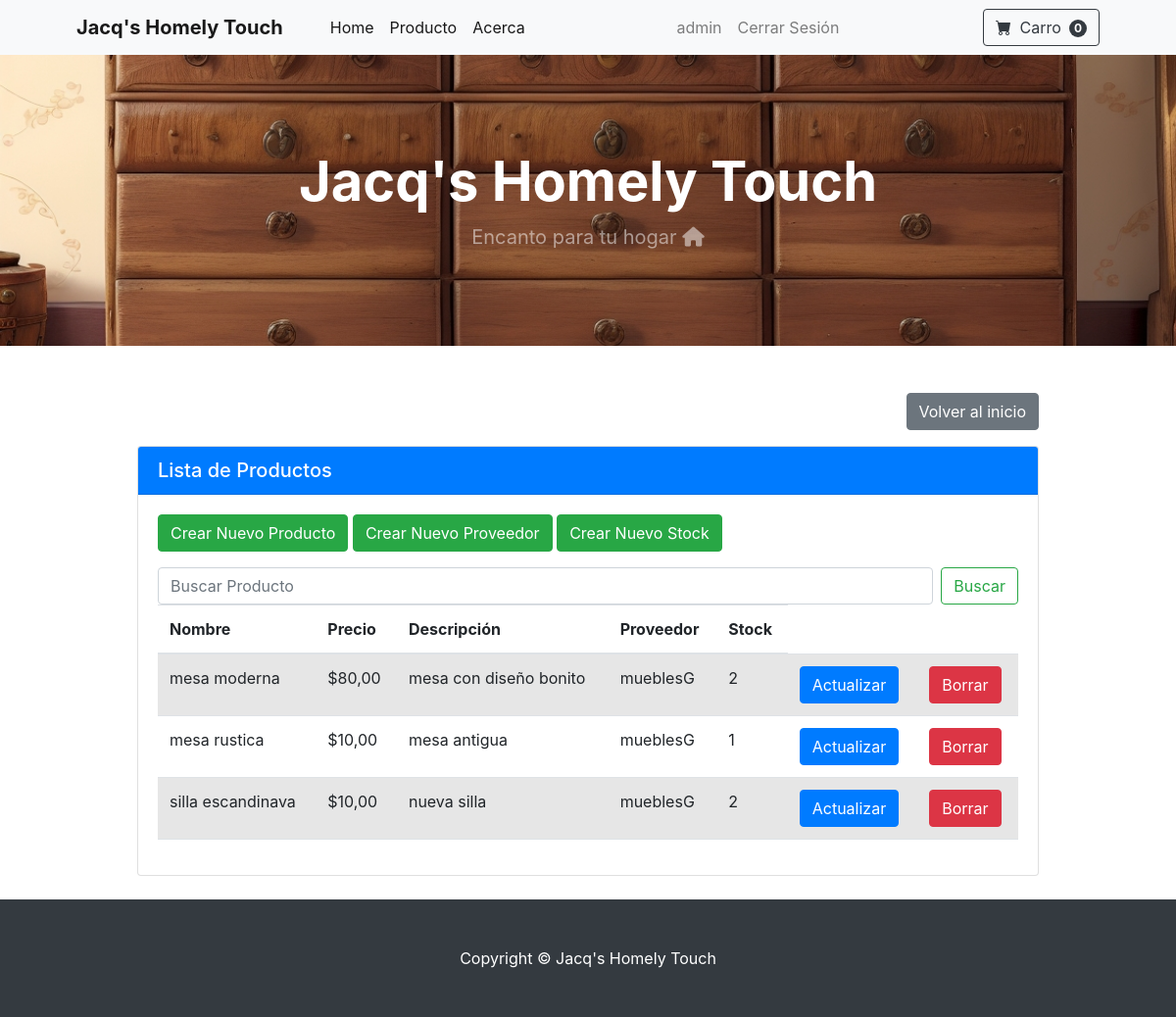
Page /producto/ (signed in) on the earlier database version.
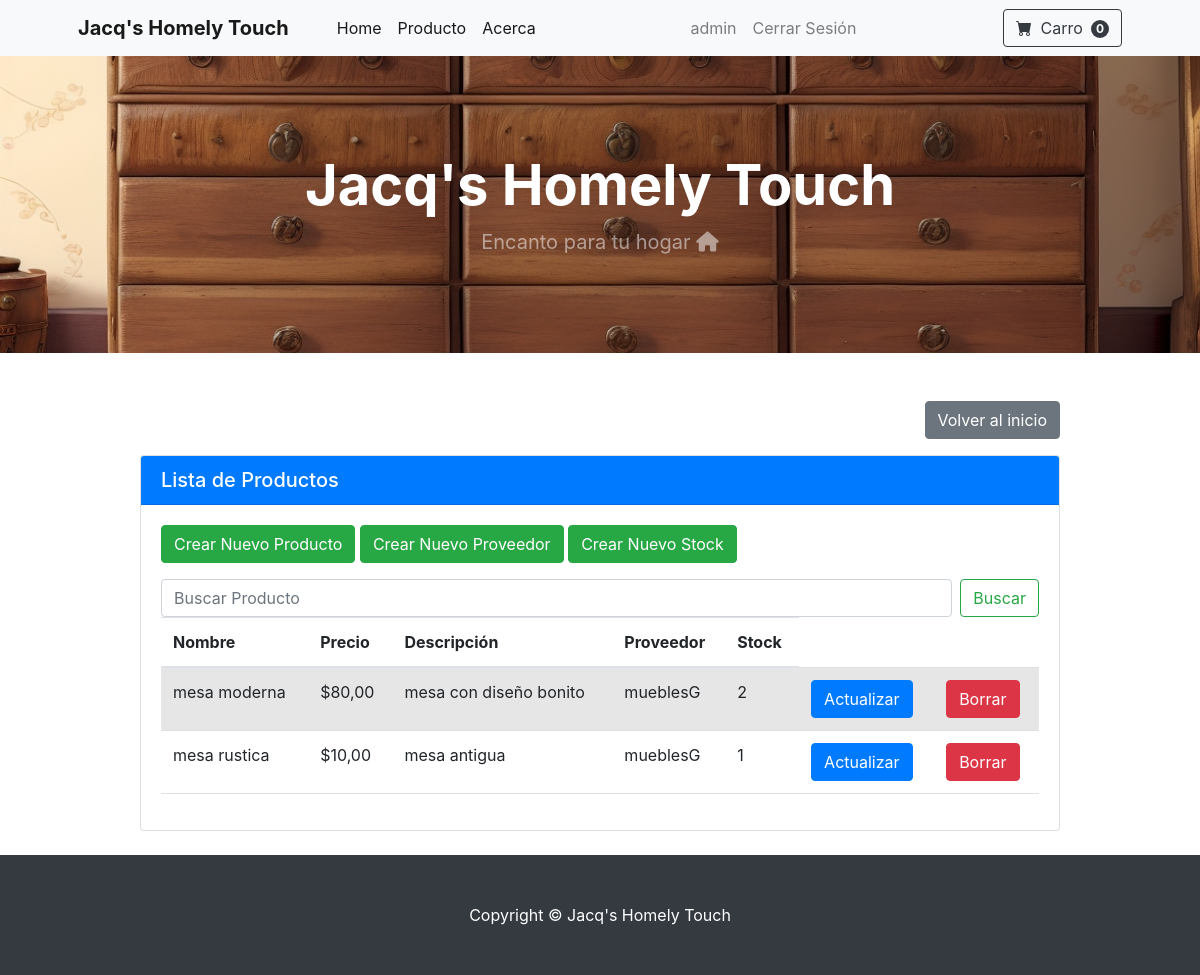
Same page on the later database version.
### producto/models.py (models this page shows, shortened)
class Producto(models.Model):
    nombre = models.CharField(max_length=100)
    precio = models.DecimalField(max_digits=10, decimal_places=2)
    descripcion = models.TextField()
    foto = models.ImageField(upload_to='static/producto/img/')
    proveedor = models.ForeignKey(Proveedor, on_delete=models.CASCADE)
    stock = models.PositiveIntegerField(default=0)

class Proveedor(models.Model):
    nombre = models.CharField(max_length=100)
    direccion = models.CharField(max_length=200)
    def __str__(self):
        return self.nombre

### producto/views.py (the view)
# urls.py: path("", views.home, name="index"),
@user_passes_test(es_admin, login_url='cliente:login')
def index(request):
    form = BuscarForm()
    productos = Producto.objects.all()
    if request.method == 'POST':
        form = BuscarForm(request.POST)
        if form.is_valid():
            nombre = form.cleaned_data['nombre']
            productos = productos.filter(nombre__icontains=nombre)
    return render(request, 'producto/index.html', {'productos': productos, 'form': form})

### producto/forms.py
class BuscarForm(forms.Form):
    nombre = forms.CharField()

### producto/views.py (called while the page is built)
def es_admin(user):
    return user.is_superuser

### producto/templates/producto/index.html (shortened to what this page needs)
{% extends 'core/base.html' %}
{% block contenido %}
    <div class="container mt-5">
        <div class="row justify-content-center">
            <div class="col-md-10">
                <div class="text-right mb-3">
                    <a href="{% url 'core:index' %}" class="btn btn-secondary">Volver al inicio</a>
                </div>
                <div class="card mb-4">
                    <div class="card-header bg-primary text-white">
                        <h5 class="mb-0">Lista de Productos</h5>
                    </div>
                    <div class="card-body">
                        <a href="{% url 'producto:crear_producto' %}" class="btn btn-success mb-3">Crear Nuevo Producto</a>
                        <a href="{% url 'producto:crear_proveedor' %}" class="btn btn-success mb-3">Crear Nuevo Proveedor</a>
                        <a href="{% url 'producto:crear_stock' %}" class="btn btn-success mb-3">Crear Nuevo Stock</a>
                        <form class="d-flex" method="post">
                            <input class="form-control me-2" type="search" name="nombre" placeholder="Buscar Producto" aria-label="Search">
                            <button class="btn btn-outline-success" type="submit">Buscar</button>
                        </form>
                        <table class="table table-striped">
                            <thead>
                                <tr>
                                    <th>Nombre</th>
                                    <th>Precio</th>
                                    <th>Descripción</th>
                                    <th>Proveedor</th>
                                    <th>Stock</th>
                                </tr>
                            </thead>
                            <tbody>
                                {% for producto in productos %}
                                    <tr>
                                        <td>{{ producto.nombre }}</td>
                                        <td>${{ producto.precio }}</td>
                                        <td>{{ producto.descripcion }}</td>
                                        <td>{{ producto.proveedor }}</td>
                                        <td>{{ producto.stock }}</td>
                                        <td>
                                            <a href="{% url 'producto:actualizar_producto' pk=producto.pk %}" class="btn btn-primary">Actualizar</a>
                                        </td>
                                        <td>
                                            <form action="{% url 'producto:borrar_producto' pk=producto.pk %}" method="post">
                                                <button type="submit" class="btn btn-danger" onclick="return confirm('¿Estás seguro de que deseas eliminar este producto?')">Borrar</button>
                                            </form>
                                        </td>
                                    </tr>
                                {% endfor %}
                            </tbody>
                        </table>
                    </div>
                </div>
            </div>
        </div>
    </div>
{% endblock contenido %}

Differences in the rows shown:
removed Producto: nombre "silla escandinava", precio "10,00", descripcion "nueva silla", proveedor "mueblesG", stock "2"
